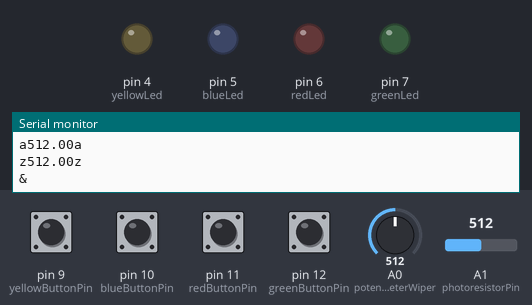
Simulated run of this sketch. Board: Arduino Uno, built with avr-gcc and run on an emulated ATmega328P. Parts: output pins drawn as LEDs (lit = HIGH), the last lines printed to the serial monitor. The test bench sets the inputs (shaded band); at power-on: pin 10 (blueButtonPin), pin 11 (redButtonPin), pin 12 (greenButtonPin) HIGH, pin 9 (yellowButtonPin) LOW, A0 (potentiometerWiper) = 512, A1 (photoresistorPin) = 512.

Above: at 1.2 s.
1.3 s: pin 9 (yellowButtonPin) pulled HIGH for 0.15 s
At 1.42 s:
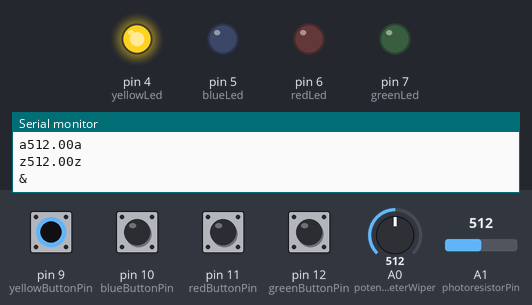
3.0 s: pin 10 (blueButtonPin) pulled LOW for 0.15 s
At 4.3 s:
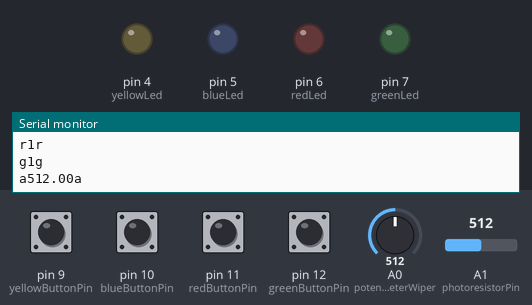
4.6 s: pin 11 (redButtonPin) pulled LOW for 0.15 s
At 5.4 s:
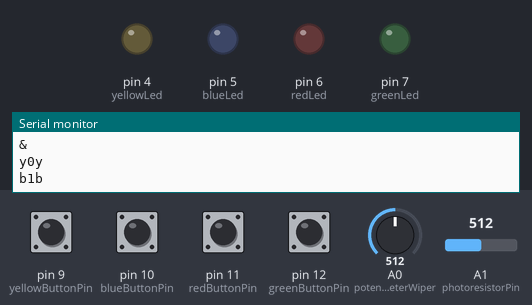
6.2 s: pin 12 (greenButtonPin) pulled LOW for 0.15 s
At 6.3 s:
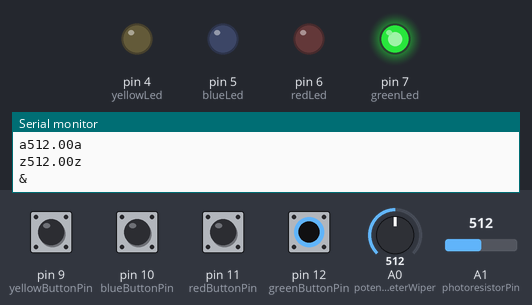
7.9 s: pin 9 (yellowButtonPin) driven HIGH and pin 10 (blueButtonPin) driven LOW
At 8.5 s:
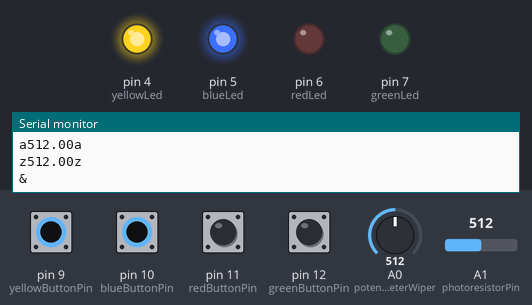
9.4 s: pin 11 (redButtonPin) pulled LOW for 1 s
At 10.2 s:
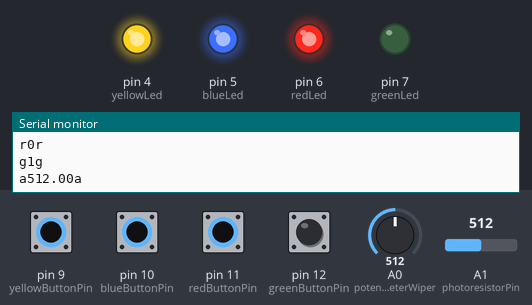
Timing chart, 0 to 12.4 s (numbered marks = the images above; inputs shaded):
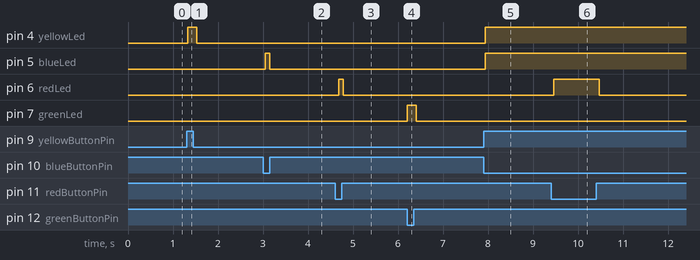

The sketch:

TheEducationGameArduino.ino
```cpp
//LED pins
const int yellowLed = 4;
const int blueLed = 5;
const int redLed = 6;
const int greenLed = 7;


//Buttons that don't change in the code.
const int yellowButtonPin = 9;
const int blueButtonPin = 10;
const int redButtonPin = 11;
const int greenButtonPin = 12;

//Potentiometer Pin
const int potentiometerWiper = A0;

//Photoresistor Pin
const int photoresistorPin = A1;

//Button Variables; stores input values
int yellowInput;
int blueInput;
int greenInput;
int redInput;


//Analog Variables to store input from sensors
double potentInput;
double photoInput;

void setup() {
  // put your setup code here, to run once:
  Serial.begin(9600);

  //set LEDs to output
  pinMode(yellowLed, OUTPUT);
  pinMode(blueLed, OUTPUT);
  pinMode(redLed, OUTPUT);
  pinMode(greenLed, OUTPUT);


  //set buttons to input
  pinMode(yellowButtonPin, INPUT);
  pinMode(blueButtonPin, INPUT);
  pinMode(redButtonPin, INPUT);
  pinMode(greenButtonPin, INPUT);


}

void loop() {
  // put your main code here, to run repeatedly:
  //Read inputs
  yellowInput = digitalRead(yellowButtonPin);
  blueInput = digitalRead(blueButtonPin);
  redInput = digitalRead(redButtonPin);
  greenInput = digitalRead(greenButtonPin);

  potentInput = analogRead(potentiometerWiper);
  photoInput = analogRead(photoresistorPin);

  //turn on LEDs when their corresponding buttons are pressed
  turnOnLeds();

  //packet the 6 inputs
  packageInputs();

}

//function to turn on LEDs when buttons are pressed
void turnOnLeds(){
  //yellow
  if(yellowInput == HIGH){
    digitalWrite(yellowLed, HIGH);
  }
  else{
    digitalWrite(yellowLed, LOW);
  }
  //blue
  if(blueInput == LOW){
    digitalWrite(blueLed, HIGH);
  }
  else{
    digitalWrite(blueLed, LOW);
  }
  //red
  if(redInput == LOW){
    digitalWrite(redLed, HIGH);
  }
  else{
    digitalWrite(redLed, LOW);
  }
  //green
  if(greenInput == LOW){
    digitalWrite(greenLed, HIGH);
  }
  else{
    digitalWrite(greenLed, LOW);
  }
}

//function to package inputs
void packageInputs(){
  String serialOutput = "";
  //serialOutput += "y";
  //serialOutput += String(photoInput);
  //serialOutput += "y";
  //yellow button (delimited by 'y')
  Serial.print("y");
  Serial.print(yellowInput);
  Serial.print("y");
  Serial.println();

  //serialOutput += "b";
  //serialOutput += String(photoInput);
  //serialOutput += "b";
  //blue button (delimited by 'b')
  Serial.print("b");
  Serial.print(blueInput);
  Serial.print("b");
  Serial.println();

  //serialOutput += "r";
  //serialOutput += String(photoInput);
  //serialOutput += "r";
  //red button (delimited by 'r')
  Serial.print("r");
  Serial.print(redInput);
  Serial.print("r");
  Serial.println();

  //serialOutput += "g";
  //serialOutput += String(photoInput);
  //serialOutput += "g";
  //green button (delimited by 'g')
  Serial.print("g");
  Serial.print(greenInput);
  Serial.print("g");
  Serial.println();

  //serialOutput += "a";
  //serialOutput += String(photoInput);
  //serialOutput += "a";
  //photoresistor (delimited by 'a')
  Serial.print("a");
  Serial.print(photoInput);
  Serial.print("a");
  Serial.println();

  //serialOutput += "z";
  //serialOutput += String(potentInput);
  //serialOutput += "z";
  //potentiometer (delimited by 'z')
  Serial.print("z");
  Serial.print(potentInput);
  Serial.print("z");
  Serial.println();

  //serialOutput += "&";
  //end of input
  Serial.print("&");
  Serial.println();
  delay(100);
}
```

Measured:
- after the input at 1.3 s, pin 4 (yellowLed): LOW → HIGH at once, → LOW 0.20 s later
- after the input at 3.0 s, pin 5 (blueLed): LOW → HIGH after 0.05 s, → LOW 0.10 s later
- after the input at 4.6 s, pin 6 (redLed): LOW → HIGH after 0.08 s, → LOW 0.10 s later
- after the input at 6.2 s, pin 7 (greenLed): LOW → HIGH at once, → LOW 0.20 s later
- after the input at 7.9 s, pin 4 (yellowLed), pin 5 (blueLed): LOW → HIGH at once
- after the input at 9.4 s, pin 6 (redLed): LOW → HIGH after 0.06 s, → LOW 1.0 s later
